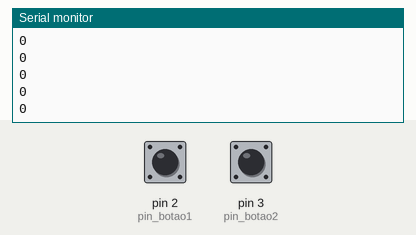
Simulated run of this sketch. Board: Arduino Uno, built with avr-gcc and run on an emulated ATmega328P. Parts: the last lines printed to the serial monitor. The inputs (shaded band) are chosen by the test bench; at power-on: pin 2 (pin_botao1) LOW, pin 3 (pin_botao2) LOW.

Above: at 1.2 s.
1.3 s: pin 2 (pin_botao1) pulled HIGH for 0.15 s
At 1.8 s:
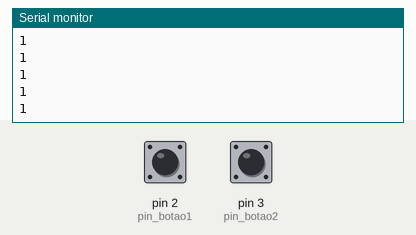
2.9 s: pin 2 (pin_botao1) pulled HIGH for 1 s
At 3.6 s:
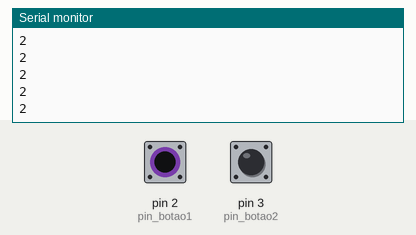
Timing chart, 0 to 5.9 s (numbered marks = the images above; inputs shaded):
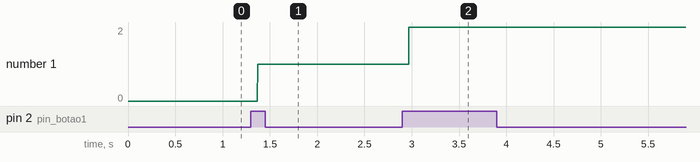

Measured:
- after the input at 1.3 s, the serial monitor: prints a new line after 0.07 s (image 1)
- after the input at 2.9 s, the serial monitor: prints a new line after 0.07 s (image 2)
- plotted number 1: 0 → 1 after the input at 1.3 s, 1 → 2 after the input at 2.9 s

The sketch:

Contagem_1.ino
```cpp
#define pin_botao1 2
#define pin_botao2 3
int conta = 0;
int aux = 0;
void setup() {
pinMode (pin_botao1, INPUT);
Serial.begin(9600);
}

void loop() {
 bool botaoA = digitalRead (pin_botao1);
 bool botaoB = digitalRead (pin_botao2);
 if (botaoA == 1){
  if (aux == 0 ){
    conta++;
    aux = 1;
  }
 } else {
  aux = 0;
 }
Serial.println(conta);
}
```
